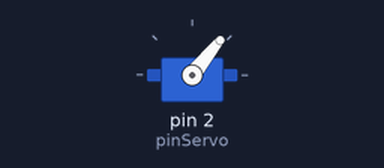
This sketch was run on a simulated Arduino Uno, built with avr-gcc and run on an emulated ATmega328P. Shown: servo.

Above: at 0.16 s.
Timing chart, 0 to 1.8 s (numbered marks = the images above):
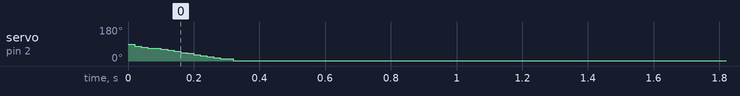

The sketch:

Test_servo.ino
```cpp
#include <Servo.h>

  //Defintion du servomoteur
Servo servoMoteur;
int pinServo=2;

void setup() {
  servoMoteur.attach(pinServo);
  Serial.begin(9600);
}

void loop() {
    //Tourne a 180° et attend 10s
  servoMoteur.write(2,180);
  delay(10000);
  servoMoteur.write(2,65);
  delay(10000);

}
```

Measured:
- by itself, servo on pin 2 (pinServo): moves from 90° to 2° over 0.30 s
